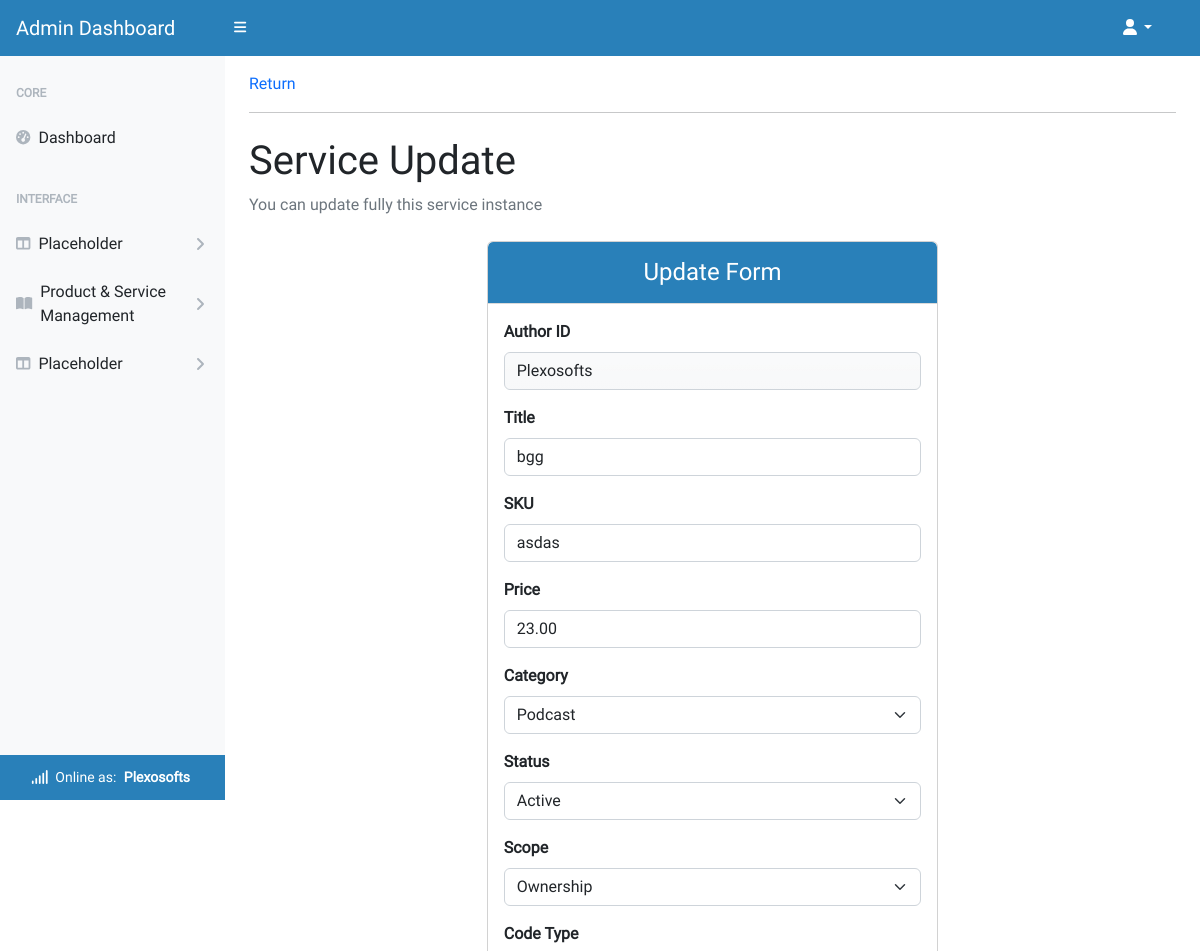
/account/admin/service/bgg/ (signed in, upper part), run on an earlier commit of the app's database.
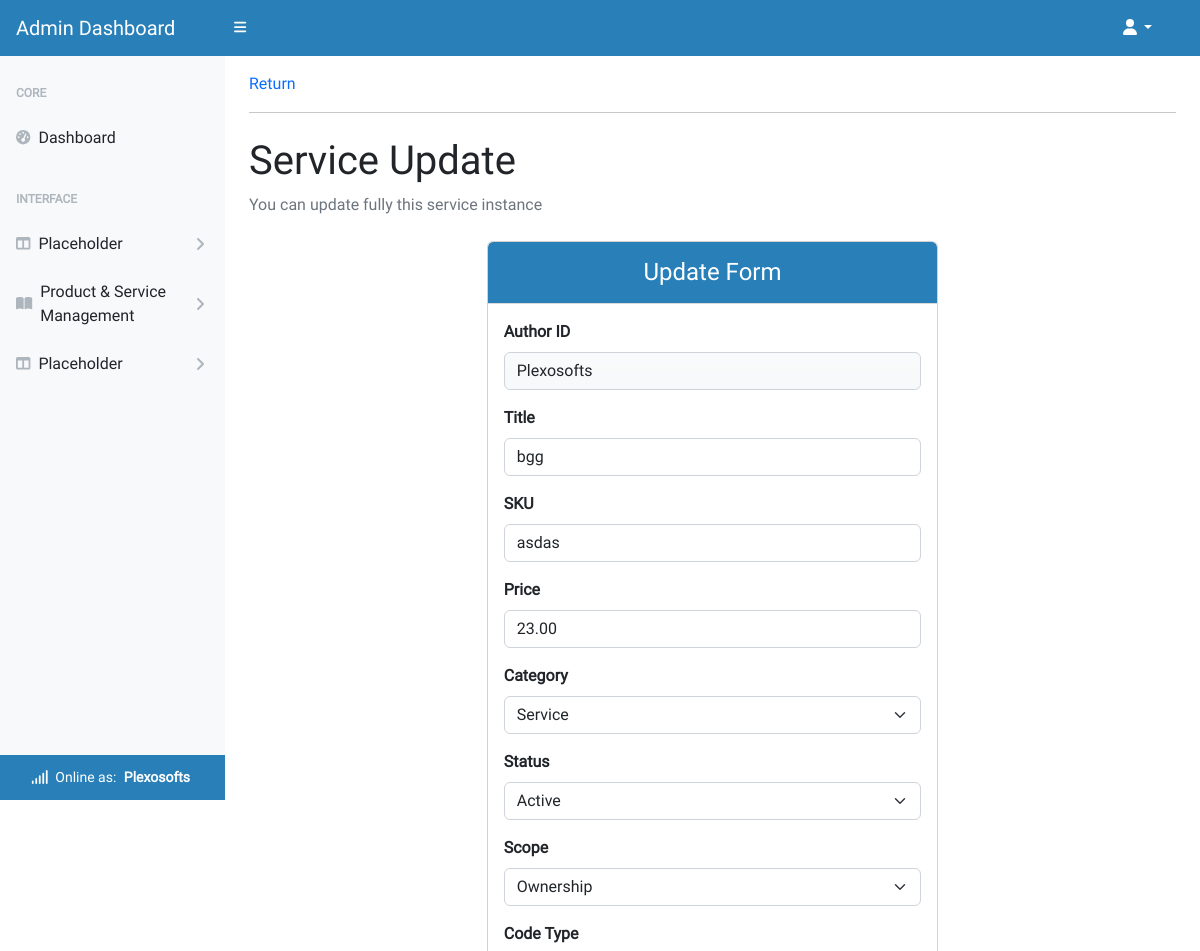
And on a later commit of the database.
### product_service/models.py (models this page shows, shortened)
class Service(models.Model):
    title = models.CharField(max_length=64, unique=True)
    sku = models.CharField(max_length=64, unique=True)
    price = models.DecimalField(max_digits=6, decimal_places=2)
    description = models.TextField(max_length=256)
    status = models.IntegerField(choices=STATUS, default=0)
    category = models.ForeignKey(
        Category, on_delete=models.SET_NULL,
        related_name='service_categories', null=True, blank=True)
    excerpt = models.CharField(max_length=128)
    type = models.IntegerField(choices=SCOPE_TYPE, default=1)
    instance = models.IntegerField(choices=INSTANCE_TYPE, default=1)
    code = models.ManyToManyField(CodeType, related_name="code_type_service")
    service = models.ManyToManyField(
        ServiceType, related_name="on_service_type")
    preview = models.URLField(
        max_length=1024, null=True, blank=True, unique=True)
    docs = models.URLField(
        max_length=1024, null=True, blank=True, unique=True)
    slug = models.SlugField(max_length=200, unique=True, blank=True)
    image = models.ImageField(null=True, blank=True)
    image_url = models.URLField(max_length=1024, null=True, blank=True)
    author = models.ForeignKey(
        'homepage.UserProfile', on_delete=models.SET_NULL,
        related_name='service_authors', null=True)
    created_on = models.DateTimeField(auto_now_add=True)
    likes = models.ManyToManyField(
        'homepage.Like', related_name='service_likes', blank=True)
    comments = models.ManyToManyField(
        'homepage.Comment', related_name='service_comments', blank=True)
    transactions = models.ManyToManyField(
        'homepage.UserProfile', through='Transaction',
        related_name='service_transactions', blank=True)
    download_url = models.ManyToManyField(
        'Download', related_name='service_downloads', blank=True)
    class Meta:
        ordering = ['title']

class Category(models.Model):
    category_name = models.CharField(max_length=64, unique=True)
    alt_name = models.CharField(max_length=64, unique=True)
    class Meta:
        ordering = ['category_name']
        verbose_name_plural = "Categories"
    def __str__(self):
        return self.category_name

### product_service/views.py (the view, shortened to what this page needs)
class AdminUpdateServiceView(BaseUpdateServiceView):
    template_name = 'admin-dashboard/update_service.html'

### admin_dashboard/views.py (called while the page is built)
    def test_func(self):
        user_profile = self.request.user
        return user_profile and user_profile.role == 1

### homepage/custom_context_processors.py (called while the page is built)
def get_verified_email(request):
    if request.user.is_authenticated:
        try:
            email_object = EmailAddress.objects.get(user=request.user)
            if email_object.verified:
                return {'get_verified_email': email_object}
        except EmailAddress.DoesNotExist:
            pass
    return {'get_verified_email': None}

### product_service/models.py (called while the page is built)
    def __str__(self):
        return self.code

    def __str__(self):
        return self.service

### product_service/views.py (called while the page is built)
    def get(self, request, slug, *args, **kwargs):
        context = self.get_context_data(slug)
        return render(request, self.template_name, context)

### admin_dashboard/templates/admin-dashboard/update_service.html (shortened to what the changed rows need)
{% extends "admin-dashboard/base.html" %}
{% load i18n %}
{% block content%}
<main class="pb-5 mb-5">
    <div class="container-fluid px-4 pb-5">
        <h1 class="mt-4">Service Update</h1>
        {% if request.user.role == 0 %}
        <div class="alert alert-warning text-center" role="alert">
            In order to update a service instance you need to be an admin.
        </div>
        {% elif request.user.role == 1%}
        <div class="row d-flex justify-content-center align-items-center">
            <div class="col-xl-6 col-md-12 d-inline-block">
                <form method="POST" enctype="multipart/form-data">
                    <div class="card">
                        <div class="card-header">
                            <h4 class="text-center font-weight-light my-2">{% trans "Update Form" %}</h4>
                        </div>
                        <div class="card-body">
                            <div class="mb-3">
                                <label class="form-label"><strong>Author ID</strong></label>
                                <input type="text" class="form-control bg-light bg-gradient"
                                    value="{{ request.user.username }}" readonly>
                            </div>
                            <div class="mb-3">
                                <label for="title" class="form-label"><strong>Title</strong></label>
                                <input type="text" name="title" class="form-control" id="title" maxlength="20"
                                    value="{{ service.title }}" required>
                            </div>
                            <div class="mb-3">
                                <label for="sku" class="form-label"><strong>SKU</strong></label>
                                <input type="text" name="sku" class="form-control" id="sku" value="{{ service.sku }}"
                                    required>
                            </div>
                            <div class="mb-3">
                                <label for="price" class="form-label"><strong>Price</strong></label>
                                <input type="number" name="price" class="form-control" id="price"
                                    value="{{ service.price }}" step="0.01" min="0" required>
                            </div>
                            <div class="mb-3">
                                <label for="category" class="form-label"><strong>Category</strong></label>
                                <select name="category" class="form-select" id="category" required>
                                    <option value="{{ service.category.id }}" selected>{{ service.category }}</option>
                                </select>
                            </div>
                            <div class="mb-3">
                                <label for="status" class="form-label"><strong>Status</strong></label>
                                <select id="status" name="status" class="form-select">
                                    <option value="{{ service.status }}" selected> {{ service.get_status_display }}
                                    </option>
                                </select>
                            </div>
                            <div class="mb-3">
                                <label for="type" class="form-label"><strong>Scope</strong></label>
                                <select id="type" name="type" class="form-select">
                                    <option value="{{ service.type }}" selected> {{ service.get_type_display }}</option>
                                </select>
                            </div>
                            <div class="mb-3">
                                <label for="code" class="form-label"><strong>Code Type
                                    </strong></label>
                            </div>
                        </div>
                    </div>
                </form>
            </div>
        </div>
        {% endif %}
    </div>
</main>
{% endblock %}

What changed in the data, as far as the page shows it:
changed Service "bgg": category "Podcast" → "Service"
